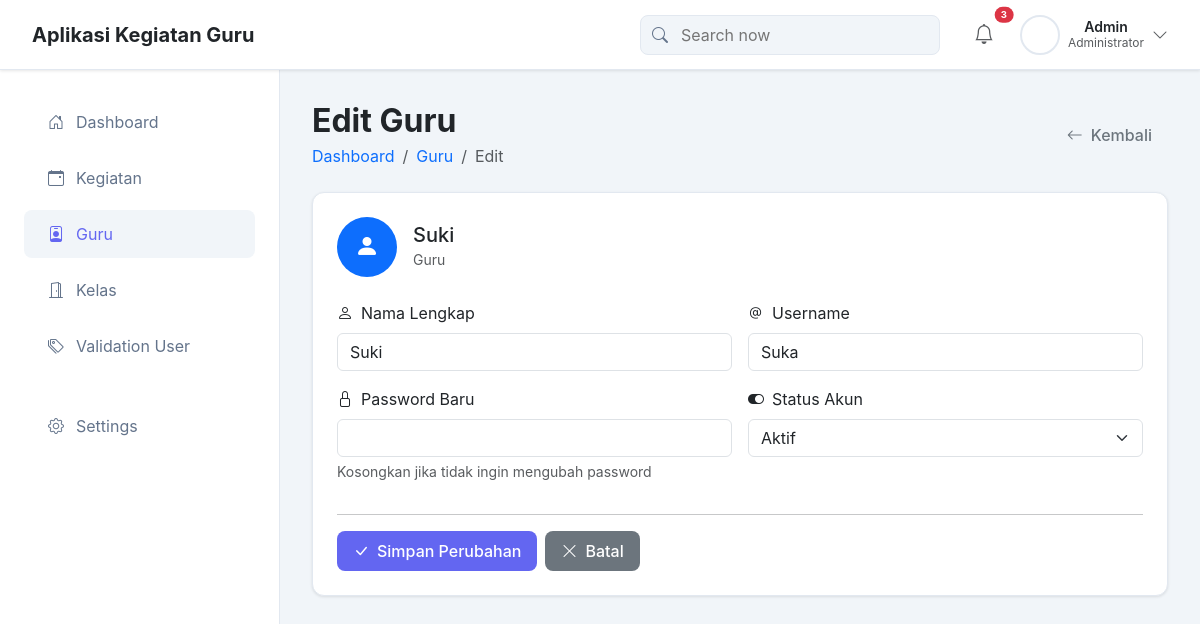
Page /app/edit_guru.php?id=10 (signed in) on the committed database.
### tables this page shows
CREATE TABLE `users` (
  `id_user` int(11) NOT NULL,
  `username` varchar(50) NOT NULL,
  `password` varchar(255) NOT NULL,
  `nip_verification` varchar(18) DEFAULT NULL COMMENT 'NIP untuk verifikasi guru',
  `nisn_verification` varchar(10) DEFAULT NULL COMMENT 'NISN untuk verifikasi siswa',
  `nama_lengkap` varchar(100) NOT NULL,
  `role` enum('admin','guru','siswa') DEFAULT NULL COMMENT 'Role will be assigned by admin after verification',
  `status` enum('pending','approved','rejected') NOT NULL DEFAULT 'pending',
  `created_at` timestamp NOT NULL DEFAULT current_timestamp(),
  `email` varchar(100) DEFAULT NULL,
  `phone` varchar(20) DEFAULT NULL,
  `alamat` text DEFAULT NULL,
  `kelas_id` int(11) DEFAULT NULL,
  `profile_picture` varchar(255) DEFAULT NULL
);

### app/edit_guru.php (the view, shortened to what this page needs)
<?php
include 'koneksi.php';
$guru_id = intval($_GET['id']);
$stmt = mysqli_prepare($koneksi, "SELECT * FROM users WHERE id_user = ? AND role = 'guru'");
mysqli_stmt_bind_param($stmt, 'i', $guru_id);
mysqli_stmt_execute($stmt);
$result = mysqli_stmt_get_result($stmt);
$guru = mysqli_fetch_assoc($result);
?>
<!doctype html>
<html lang="en">
<head>
  <link href="https://cdn.jsdelivr.net/npm/bootstrap@5.3.2/dist/css/bootstrap.min.css" rel="stylesheet">
  <link href="https://cdn.jsdelivr.net/npm/bootstrap-icons@1.11.0/font/bootstrap-icons.css" rel="stylesheet">
</head>
<body>
<div class="navbar-hover-zone" id="navbarHoverZone"></div>
<nav class="main-header navbar-visible" id="mainHeader">
  <div class="navbar-brand">
    <h5 class="mb-0 fw-bold text-dark">Aplikasi Kegiatan Guru</h5>
  </div>
  <div class="navbar-actions">
    <div class="search-container">
      <i class="bi bi-search position-absolute" style="left: 12px; color: #64748b; z-index: 1;"></i>
      <input type="text" class="search-box" placeholder="Search now" style="padding-left: 2.5rem;">
    </div>
    <div class="user-section">
      <div class="notification-icon">
        <i class="bi bi-bell text-muted fs-5"></i>
        <span class="position-absolute top-0 start-100 translate-middle badge rounded-pill bg-danger" style="font-size: 0.6rem;">3</span>
      </div>
      <div class="dropdown">
        <button class="btn btn-link text-decoration-none p-0 border-0 d-flex align-items-center gap-2"
                type="button"
                id="userDropdown"
                data-bs-toggle="dropdown"
                aria-expanded="false">
          <img src="/img/avatar.png" alt="Admin" class="user-avatar">
          <div class="d-flex flex-column justify-content-center">
            <span class="fw-semibold text-dark" style="font-size: 0.875rem; line-height: 1.2;">Admin</span>
            <span class="text-muted" style="font-size: 0.75rem; line-height: 1.2;">Administrator</span>
          </div>
          <i class="bi bi-chevron-down text-muted"></i>
        </button>
      </div>
    </div>
  </div>
</nav>
<aside class="sidebar">
  <div class="p-4">
    <ul class="nav flex-column">
      <li class="nav-item">
        <a class="nav-link" href="index.php">
          <i class="bi bi-house-door"></i>
          Dashboard
        </a>
      </li>
      <li class="nav-item">
        <a class="nav-link" href="kegiatan.php">
          <i class="bi bi-calendar-event"></i>
          Kegiatan
        </a>
      </li>
      <li class="nav-item">
        <a class="nav-link active" href="guru.php">
          <i class="bi bi-person-badge"></i>
          Guru
        </a>
      </li>
      <li class="nav-item">
        <a class="nav-link" href="kelas.php">
          <i class="bi bi-door-open"></i>
          Kelas
        </a>
      </li>
      <li class="nav-item">
        <a class="nav-link" href="user_validation.php">
          <i class="bi bi-tags"></i>
          Validation User
        </a>
      </li>
      <li class="nav-item mt-4">
        <a class="nav-link" href="settings.php">
          <i class="bi bi-gear"></i>
          Settings
        </a>
      </li>
    </ul>
  </div>
</aside>
<main class="main-content">
  <div class="d-flex justify-content-between align-items-center mb-4">
    <div>
      <h2 class="fw-bold mb-1">Edit Guru</h2>
      <nav aria-label="breadcrumb">
        <ol class="breadcrumb mb-0">
          <li class="breadcrumb-item"><a href="index.php" class="text-decoration-none">Dashboard</a></li>
          <li class="breadcrumb-item"><a href="guru.php" class="text-decoration-none">Guru</a></li>
          <li class="breadcrumb-item active">Edit</li>
        </ol>
      </nav>
    </div>
    <a href="guru.php" class="btn btn-outline-secondary btn-modern">
      <i class="bi bi-arrow-left me-2"></i>Kembali
    </a>
  </div>
  <div class="card-modern">
    <div class="p-4">
      <div class="d-flex align-items-center mb-4">
        <div class="bg-primary rounded-circle d-flex align-items-center justify-content-center me-3" style="width: 60px; height: 60px;">
          <i class="bi bi-person-fill text-white fs-4"></i>
        </div>
        <div>
          <h5 class="mb-0"><?= htmlspecialchars($guru['nama_lengkap']) ?></h5>
          <small class="text-muted">Guru</small>
        </div>
      </div>
      <form method="POST" class="row g-3">
        <div class="col-md-6">
          <label for="nama_lengkap" class="form-label">
            <i class="bi bi-person me-2"></i>Nama Lengkap
          </label>
          <input type="text" class="form-control" id="nama_lengkap" name="nama_lengkap"
                 value="<?= htmlspecialchars($_POST['nama_lengkap'] ?? $guru['nama_lengkap']) ?>" required>
        </div>
        <div class="col-md-6">
          <label for="username" class="form-label">
            <i class="bi bi-at me-2"></i>Username
          </label>
          <input type="text" class="form-control" id="username" name="username"
                 value="<?= htmlspecialchars($_POST['username'] ?? $guru['username']) ?>" required>
        </div>
        <div class="col-md-6">
          <label for="password" class="form-label">
            <i class="bi bi-lock me-2"></i>Password Baru
          </label>
          <input type="password" class="form-control" id="password" name="password">
          <div class="form-text">Kosongkan jika tidak ingin mengubah password</div>
        </div>
        <div class="col-md-6">
          <label for="status" class="form-label">
            <i class="bi bi-toggle-on me-2"></i>Status Akun
          </label>
          <select class="form-select" id="status" name="status" required>
            <option value="approved" <?= ($guru['status'] === 'approved') ? 'selected' : '' ?>>Aktif</option>
          </select>
        </div>
        <div class="col-12">
          <hr>
          <div class="d-flex gap-2">
            <button type="submit" class="btn btn-primary-modern btn-modern">
              <i class="bi bi-check-lg me-2"></i>Simpan Perubahan
            </button>
            <a href="guru.php" class="btn btn-secondary btn-modern">
              <i class="bi bi-x-lg me-2"></i>Batal
            </a>
          </div>
        </div>
      </form>
    </div>
  </div>
</main>
</body>
</html>

### app/edit_guru.php (style rules this page uses)
:root { --sidebar-bg: #f8f9fa; --sidebar-width: 280px; --header-height: 70px; --primary-color: #6366f1; --success-color: #10b981; --warning-color: #f59e0b; --danger-color: #ef4444; }
body { font-family: -apple-system, BlinkMacSystemFont, 'Segoe UI', Roboto, sans-serif; background-color: #f1f5f9; padding-top: var(--header-height); }
.main-header { height: var(--header-height); background: white; border-bottom: 1px solid #e2e8f0; box-shadow: 0 1px 3px 0 rgb(0 0 0 / 0.1); position: fixed; top: 0; left: 0; right: 0; z-index: 1050; transition: transform 0.6s cubic-bezier(0.25, 0.46, 0.45, 0.94), box-shadow 0.3s ease-out; display: flex; align-items: center; justify-content: space-between; padding: 0 2rem; }
.navbar-visible { transform: translateY(0); box-shadow: 0 1px 3px 0 rgb(0 0 0 / 0.1); }
.navbar-hover-zone { position: fixed; top: 0; left: 0; right: 0; height: 80px; z-index: 1049; pointer-events: none; }
.sidebar { width: var(--sidebar-width); background: white; border-right: 1px solid #e2e8f0; min-height: calc(100vh - var(--header-height)); position: fixed; top: var(--header-height); left: 0; z-index: 1000; transition: top 0.6s cubic-bezier(0.25, 0.46, 0.45, 0.94); }
.navbar-brand { display: flex; align-items: center; height: 100%; }
.navbar-actions { display: flex; align-items: center; gap: 1.5rem; height: 100%; }
.search-container { display: flex; align-items: center; position: relative; }
.user-section { display: flex; align-items: center; gap: 1rem; height: 100%; }
.main-content { margin-left: var(--sidebar-width); padding: 2rem; min-height: calc(100vh - var(--header-height)); }
.nav-link { color: #64748b; padding: 0.75rem 1.5rem; border-radius: 0.5rem; margin: 0.25rem 0; transition: all 0.2s; display: flex; align-items: center; gap: 0.75rem; }
.nav-link:hover, .nav-link.active { background-color: #f1f5f9; color: var(--primary-color); }
.search-box { background: #f1f5f9; border: 1px solid #e2e8f0; border-radius: 0.5rem; padding: 0.5rem 1rem; width: 300px; height: 40px; display: flex; align-items: center; }
.user-avatar { width: 40px; height: 40px; border-radius: 50%; border: 2px solid #e2e8f0; }
.notification-icon { position: relative; display: flex; align-items: center; justify-content: center; width: 40px; height: 40px; }
.card-modern { background: white; border-radius: 0.75rem; box-shadow: 0 1px 3px 0 rgb(0 0 0 / 0.1); border: 1px solid #e2e8f0; overflow: hidden; }
.btn-modern { border-radius: 0.5rem; font-weight: 500; padding: 0.5rem 1rem; border: none; transition: all 0.2s; }
.btn-primary-modern { background: var(--primary-color); color: white; }

### rows in the picture
users: nama_lengkap "Suki", username "Suka", status "Aktif"
